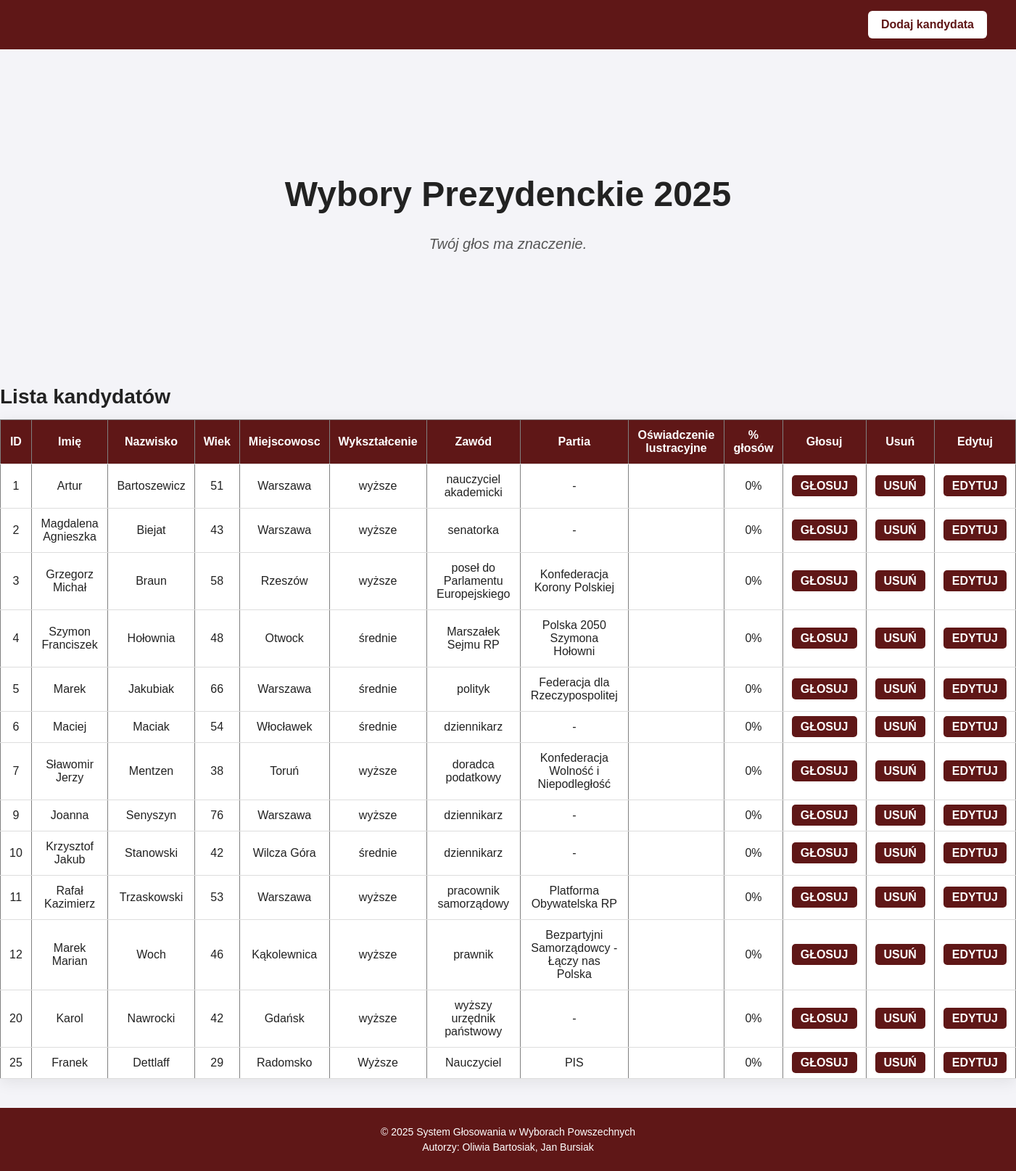
The page / on the database its author committed.
### tables this page shows
CREATE TABLE `kandydaci` (
  `id` int(11) NOT NULL,
  `imie` varchar(50) NOT NULL,
  `nazwisko` varchar(50) NOT NULL,
  `wiek` int(11) NOT NULL,
  `miejscowosc` varchar(100) NOT NULL,
  `wyksztalcenie` varchar(100) NOT NULL,
  `zawod` varchar(100) NOT NULL,
  `miejsce_pracy` varchar(100) NOT NULL,
  `partia` varchar(100) NOT NULL,
  `oswiadczenie_lustracyjne` enum('tak','nie') NOT NULL
);

### index.php (the view, shortened to what this page needs)
<?php
require_once "db.php";
$sql = "SELECT * FROM kandydaci";
$result = mysqli_query($conn, $sql);
$kandydaci = mysqli_fetch_all($result, MYSQLI_ASSOC);
$sumaResult = mysqli_query($conn, "SELECT COUNT(*) AS suma FROM glosy");
$sumaGlosow = mysqli_fetch_assoc($sumaResult)['suma'];
?>
<!DOCTYPE html>
<html lang="pl">
<head>
    <link rel="stylesheet" href="style.css">
</head>
<body>
<header>
      <a href="dodaj_kandydata.php" class="add">Dodaj kandydata</a>
</header>
<main class="content">
    <h1>Wybory Prezydenckie 2025</h1>
    <p>Twój głos ma znaczenie.</p>
</main>
<div class="candidate">
    <h2> Lista kandydatów</h2>
    <table border="1" cellpadding="10">
        <tr>
            <th>ID</th>
            <th>Imię</th>
            <th>Nazwisko</th>
            <th>Wiek</th>
            <th>Miejscowosc</th>
            <th>Wykształcenie</th>
            <th>Zawód</th>
            <th>Partia</th>
            <th>Oświadczenie lustracyjne</th>
            <th>% głosów</th>
            <th>Głosuj</th>
            <th>Usuń</th>
            <th>Edytuj</th>
        </tr>
        <?php foreach($kandydaci as $k): ?>
        <?php
            $glosyRes = mysqli_query(
                $conn,
                "SELECT COUNT(*) AS ile FROM glosy WHERE kandydat_id = {$k['id']}"
            );
            $ile = mysqli_fetch_assoc($glosyRes)['ile'];
            $procent = ($sumaGlosow > 0)
                ? round(($ile / $sumaGlosow) * 100, 2)
                : 0;
        ?>
        <tr>
            <td><?= $k['id'] ?></td>
            <td><?= $k['imie'] ?></td>
            <td><?= $k['nazwisko'] ?></td>
            <td><?= $k['wiek'] ?></td>
            <td><?= $k['miejscowosc'] ?></td>
            <td><?= $k['wyksztalcenie'] ?></td>
            <td><?= $k['zawod'] ?></td>
            <td><?= $k['partia'] ?></td>
            <td><?= $k['oswiadczenie_lustracyjne'] ?></td>
            <td><?= $procent ?>%</td>
            <td><a href="glosuj.php?id=<?= $k['id'] ?>">GŁOSUJ</a></td>
            <td><a href="usun_kandydata.php?id=<?= $k['id'] ?>">USUŃ</a></td>
            <td><a href="edytuj_kandydata.php?id=<?= $k['id'] ?>">EDYTUJ</a></td>
        </tr>
        <?php endforeach; ?>
    </table>
</div>
<footer>
    <p>© 2025 System Głosowania w Wyborach Powszechnych</p>
    <p>Autorzy: Oliwia Bartosiak, Jan Bursiak</p>
</footer>
</body>
</html>

### style.css (style rules this page uses)
body { margin: 0; font-family: Arial, sans-serif; background-color: #f4f4f8; color: #222; }
header { background-color: rgb(95, 23, 23); padding: 15px 40px; display: flex; justify-content: flex-end; align-items: center; }
.add { background-color: #ffffff; color: rgb(95, 23, 23); padding: 10px 18px; text-decoration: none; border-radius: 6px; font-weight: bold; transition: 0.2s; }
.content { display: flex; flex-direction: column; justify-content: center; align-items: center; min-height: 55vh; text-align: center; }
.content h1 { font-size: 48px; margin-bottom: 10px; }
.content p { font-size: 20px; color: #555; font-style: italic; }
.candidate { width: auto; max-width: 1600px; margin: 0 auto 40px auto; }
.candidate h2 { text-align: left; margin-bottom: 15px; font-size: 28px; }
table { width: 100%; border-collapse: collapse; background-color: white; box-shadow: 0 5px 20px rgba(0,0,0,0.08); }
table th, table td { padding: 12px; text-align: center; border-bottom: 1px solid #ddd; }
table th { background-color: rgb(95, 23, 23); color: white; font-weight: bold; }
table a { background-color: rgb(95, 23, 23); color: white; padding: 6px 12px; border-radius: 5px; text-decoration: none; font-weight: bold; transition: 0.2s; }
footer { background-color: rgb(95, 23, 23); color: white; text-align: center; padding: 20px 0; }
footer p { margin: 5px 0; font-size: 14px; }

### rows shown on the page
kandydaci: id "1", imie "Artur", nazwisko "Bartoszewicz", wiek "51", miejscowosc "Warszawa", wyksztalcenie "wyższe", zawod "nauczyciel akademicki", partia "-", procent "0"
kandydaci: id "2", imie "Magdalena Agnieszka", nazwisko "Biejat", wiek "43", miejscowosc "Warszawa", wyksztalcenie "wyższe", zawod "senatorka", partia "-", procent "0"
kandydaci: id "3", imie "Grzegorz Michał", nazwisko "Braun", wiek "58", miejscowosc "Rzeszów", wyksztalcenie "wyższe", zawod "poseł do Parlamentu Europejskiego", partia "Konfederacja Korony Polskiej", procent "0"
kandydaci: id "4", imie "Szymon Franciszek", nazwisko "Hołownia", wiek "48", miejscowosc "Otwock", wyksztalcenie "średnie", zawod "Marszałek Sejmu RP", partia "Polska 2050 Szymona Hołowni", procent "0"
kandydaci: id "5", imie "Marek", nazwisko "Jakubiak", wiek "66", miejscowosc "Warszawa", wyksztalcenie "średnie", zawod "polityk", partia "Federacja dla Rzeczypospolitej", procent "0"
kandydaci: id "6", imie "Maciej", nazwisko "Maciak", wiek "54", miejscowosc "Włocławek", wyksztalcenie "średnie", zawod "dziennikarz", partia "-", procent "0"
kandydaci: id "7", imie "Sławomir Jerzy", nazwisko "Mentzen", wiek "38", miejscowosc "Toruń", wyksztalcenie "wyższe", zawod "doradca podatkowy", partia "Konfederacja Wolność i Niepodległość", procent "0"
kandydaci: id "9", imie "Joanna", nazwisko "Senyszyn", wiek "76", miejscowosc "Warszawa", wyksztalcenie "wyższe", zawod "dziennikarz", partia "-", procent "0"
kandydaci: id "10", imie "Krzysztof Jakub", nazwisko "Stanowski", wiek "42", miejscowosc "Wilcza Góra", wyksztalcenie "średnie", zawod "dziennikarz", partia "-", procent "0"
kandydaci: id "11", imie "Rafał Kazimierz", nazwisko "Trzaskowski", wiek "53", miejscowosc "Warszawa", wyksztalcenie "wyższe", zawod "pracownik samorządowy", partia "Platforma Obywatelska RP", procent "0"
kandydaci: id "12", imie "Marek Marian", nazwisko "Woch", wiek "46", miejscowosc "Kąkolewnica", wyksztalcenie "wyższe", zawod "prawnik", partia "Bezpartyjni Samorządowcy - Łączy nas Polska", procent "0"
kandydaci: id "20", imie "Karol", nazwisko "Nawrocki", wiek "42", miejscowosc "Gdańsk", wyksztalcenie "wyższe", zawod "wyższy urzędnik państwowy", partia "-", procent "0"
kandydaci: id "25", imie "Franek", nazwisko "Dettlaff", wiek "29", miejscowosc "Radomsko", wyksztalcenie "Wyższe", zawod "Nauczyciel", partia "PIS", procent "0"
